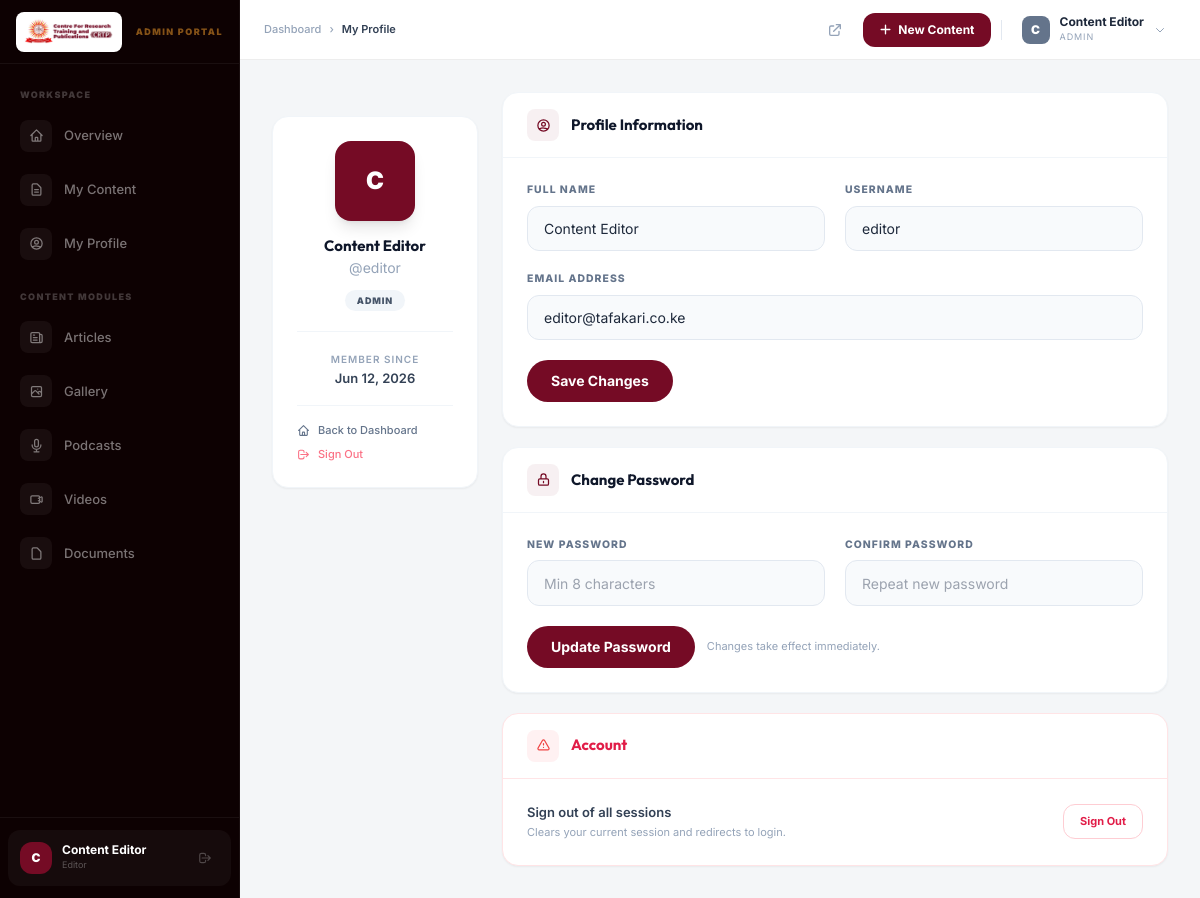
Screenshot of /admin/profile.php (signed in) with the database file from the repository.
### tables this page shows
CREATE TABLE IF NOT EXISTS `User` (
  `id`        VARCHAR(191)                  NOT NULL,
  `name`      VARCHAR(191)                  NULL,
  `email`     VARCHAR(191)                  NULL,
  `username`  VARCHAR(191)                  NULL,
  `password`  VARCHAR(191)                  NOT NULL,
  `role`      ENUM('SUPER_ADMIN','ADMIN')    NOT NULL DEFAULT 'ADMIN',
  `createdAt` DATETIME(3)                   NOT NULL DEFAULT CURRENT_TIMESTAMP(3),
  `updatedAt` DATETIME(3)                   NOT NULL DEFAULT CURRENT_TIMESTAMP(3) ON UPDATE CURRENT_TIMESTAMP(3),

  PRIMARY KEY (`id`),
  UNIQUE KEY `User_email_key`    (`email`),
  UNIQUE KEY `User_username_key` (`username`)
);

### admin/profile.php (the view, shortened to what the rows shown need)
<?php
require_once dirname(__DIR__) . '/includes/auth.php';
require_once dirname(__DIR__) . '/includes/functions.php';
$user = require_auth();
$uid  = $user['id'];
$pdo  = db();
$dbUser = $pdo->prepare('SELECT id,name,email,username,role,createdAt FROM User WHERE id=? LIMIT 1');
$dbUser->execute([$uid]);
$dbUser = $dbUser->fetch();
$initial      = strtoupper(substr($dbUser['name'] ?? $dbUser['username'] ?? 'U', 0, 1));
$isSuperAdmin = ($dbUser['role'] === 'SUPER_ADMIN');
?>
<?php include dirname(__DIR__) . '/includes/head.php'; ?>
<body class="antialiased font-inter" style="background:#F4F6F8">
<div class="flex h-screen overflow-hidden">
<?php include dirname(__DIR__) . '/includes/admin-sidebar.php'; ?>
<div class="flex-1 flex flex-col overflow-hidden min-w-0">
<?php include dirname(__DIR__) . '/includes/admin-topbar.php'; ?>
<main class="flex-1 overflow-y-auto p-6 md:p-8">
<div class="max-w-5xl">
  <div class="grid grid-cols-1 lg:grid-cols-4 gap-6">
    <div class="lg:col-span-1">
      <div class="bg-white rounded-2xl border border-slate-100 shadow-sm p-6 text-center sticky top-6">
        <div class="w-20 h-20 rounded-2xl flex items-center justify-center text-white font-black text-2xl mx-auto mb-4 shadow-lg"
             style="background:#750B25"><?= h($initial) ?></div>
        <h3 class="font-outfit font-bold text-[15px] text-slate-900 leading-tight">
          <?= h($dbUser['name'] ?? $dbUser['username'] ?? '—') ?>
        </h3>
        <p class="text-sm text-slate-400 mt-0.5">@<?= h($dbUser['username'] ?? '') ?></p>
        <span class="inline-block mt-3 px-3 py-1 rounded-full text-[9px] font-black uppercase tracking-widest <?= $isSuperAdmin ? 'bg-rose-50 text-rose-600' : 'bg-slate-100 text-slate-600' ?>">
          <?= h(str_replace('_', ' ', $dbUser['role'])) ?>
        </span>
        <div class="mt-5 pt-5 border-t border-slate-100">
          <p class="text-[10px] text-slate-400 uppercase tracking-widest font-semibold">Member since</p>
          <p class="text-[13px] font-semibold text-slate-700 mt-0.5"><?= format_date($dbUser['createdAt'], 'M j, Y') ?></p>
        </div>
        <div class="mt-4 pt-4 border-t border-slate-100 text-left space-y-2">
          <a href="/admin/dashboard"
             class="flex items-center gap-2 text-[11px] text-slate-500 hover:text-primary transition-colors font-medium">
          </a>
          <a href="/admin/logout"
             class="flex items-center gap-2 text-[11px] text-rose-400 hover:text-rose-600 transition-colors font-medium">
          </a>
        </div>
      </div>
    </div>
    <div class="lg:col-span-3 space-y-5">
      <div class="bg-white rounded-2xl border border-slate-100 shadow-sm overflow-hidden">
        <div class="p-6">
          <form method="POST">
            <div class="grid grid-cols-1 md:grid-cols-2 gap-5 mb-5">
              <div>
                <label class="form-label">Full Name</label>
                <input type="text" name="name" required class="form-input"
                       value="<?= h($dbUser['name'] ?? '') ?>" placeholder="Your full name">
              </div>
              <div>
                <label class="form-label">Username</label>
                <input type="text" name="username" required class="form-input"
                       value="<?= h($dbUser['username'] ?? '') ?>" placeholder="@username">
              </div>
              <div class="md:col-span-2">
                <label class="form-label">Email Address</label>
                <input type="email" name="email" required class="form-input"
                       value="<?= h($dbUser['email'] ?? '') ?>" placeholder="you@example.com">
              </div>
            </div>
          </form>
        </div>
      </div>
    </div>
  </div>
</div>
</main>
</div>
</div>
</body>
</html>

### includes/admin-sidebar.php (shortened to what the rows shown need)
<?php
$_u       = current_user();
$_role    = $_u['role'] ?? '';
$_name    = $_u['name'] ?? $_u['username'] ?? 'User';
$_initial = strtoupper(substr($_name, 0, 1));
    ?>
<aside id="admin-sidebar"
       class="w-60 h-screen flex flex-col overflow-y-auto shrink-0"
       style="background:#0D0102;border-right:1px solid rgba(255,255,255,.055)">
  <div class="px-2 pb-3 border-t shrink-0" style="border-color:rgba(255,255,255,.055)">
    <div class="flex items-center gap-2.5 px-3 py-3 mt-3 rounded-xl" style="background:rgba(255,255,255,.04)">
      <div class="w-8 h-8 rounded-xl flex items-center justify-center font-black text-xs text-white shrink-0"
           style="background:#750B25"><?= h($_initial) ?></div>
      <div class="flex-grow min-w-0">
        <p class="text-[12px] font-bold text-white truncate leading-none"><?= h($_name) ?></p>
        <p class="text-[9px] mt-0.5 truncate" style="color:rgba(255,255,255,.3)">
          <?= $_role === 'SUPER_ADMIN' ? 'Super Admin' : 'Editor' ?>
        </p>
      </div>
      <a href="/admin/logout" title="Sign Out"
         class="w-7 h-7 flex items-center justify-center rounded-lg shrink-0 transition-all"
         style="color:rgba(255,255,255,.25)"
         onmouseover="this.style.color='#fca5a5';this.style.background='rgba(239,68,68,.12)'"
         onmouseout="this.style.color='rgba(255,255,255,.25)';this.style.background='transparent'">
        <svg width="14" height="14" fill="none" stroke="currentColor" stroke-width="2"
             stroke-linecap="round" stroke-linejoin="round" viewBox="0 0 24 24">
          <path d="M17 16l4-4m0 0l-4-4m4 4H7m6 4v1a3 3 0 01-3 3H6a3 3 0 01-3-3V7a3 3 0 013-3h4a3 3 0 013 3v1"/>
        </svg>
      </a>
    </div>
  </div>
</aside>

### includes/admin-topbar.php (shortened to what the rows shown need)
<?php
$_tb_user  = current_user();
$_tb_name  = $_tb_user['name'] ?? $_tb_user['username'] ?? 'User';
$_tb_init  = strtoupper(substr($_tb_name, 0, 1));
$_tb_role  = $_tb_user['role'] ?? '';
?>
<header class="flex items-center gap-4 px-6 h-[60px] bg-white border-b shrink-0"
        style="border-color:rgba(0,0,0,.07)">
  <div class="flex items-center gap-1.5">
    <div class="relative" id="tb-user-menu">
      <button onclick="toggleUserMenu()" class="flex items-center gap-2.5 px-2.5 py-1.5 rounded-xl hover:bg-slate-100 transition-colors">
        <div class="w-7 h-7 rounded-lg flex items-center justify-center text-white font-black text-xs shrink-0"
             style="background:<?= $_tb_role === 'SUPER_ADMIN' ? '#750B25' : '#64748b' ?>">
          <?= h($_tb_init) ?>
        </div>
        <div class="hidden sm:block text-left">
          <p class="text-[12px] font-bold text-slate-800 leading-none"><?= h($_tb_name) ?></p>
          <p class="text-[9px] text-slate-400 mt-0.5 uppercase tracking-widest">
            <?= $_tb_role === 'SUPER_ADMIN' ? 'Super Admin' : 'Admin' ?>
          </p>
        </div>
        <svg width="12" height="12" fill="none" stroke="#94a3b8" stroke-width="2" stroke-linecap="round" viewBox="0 0 24 24" class="hidden sm:block">
          <path d="M19 9l-7 7-7-7"/>
        </svg>
      </button>
    </div>
  </div>
</header>

### rows the page displays
user: name "C", name "Content Editor", username "editor", role "ADMIN", createdAt "Jun 12, 2026", email "editor@tafakari.co.ke"

### other values shown
$item['label'] "Overview"
$item['label'] "My Content"
$item['label'] "My Profile"
$item['label'] "Articles"
$item['label'] "Gallery"
$item['label'] "Podcasts"
$item['label'] "Videos"
$item['label'] "Documents"
$_tb_title "My Profile"
